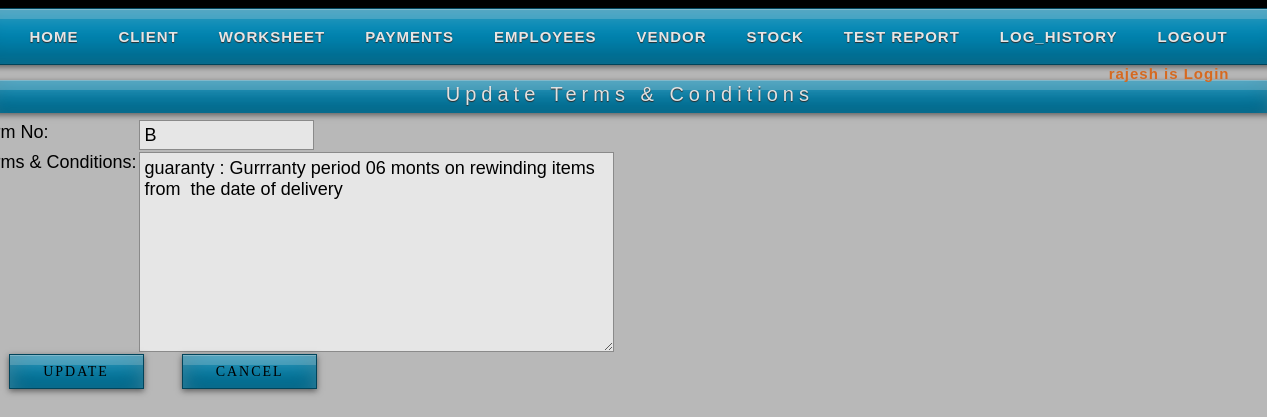
The app's page /updateterm.php?e_id2=2 (signed in), older data.
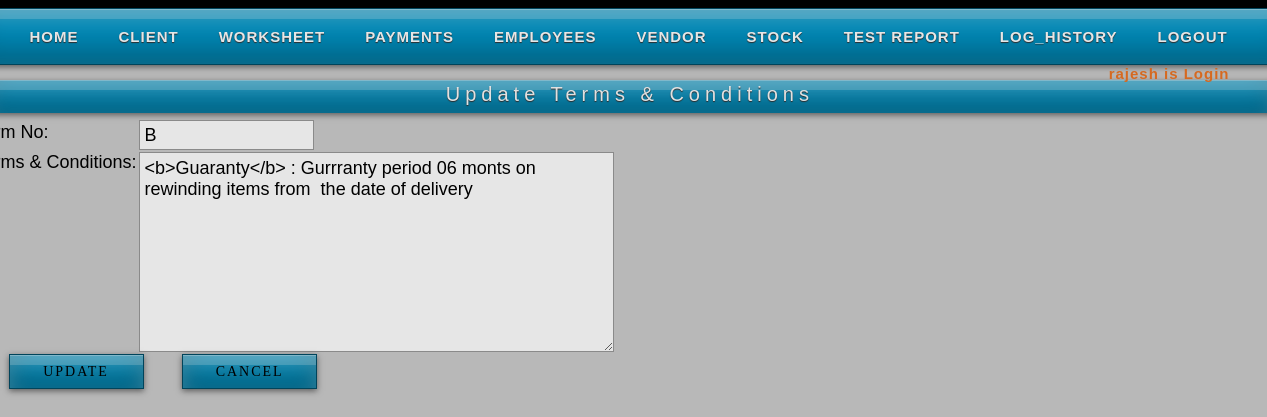
The same page, newer data.
### tables this page shows
CREATE TABLE IF NOT EXISTS `terms` (
  `t_id` int(11) NOT NULL AUTO_INCREMENT,
  `t_id1` varchar(10) NOT NULL,
  `t_term` varchar(200) NOT NULL,
  PRIMARY KEY (`t_id`)
);

### updateterm.php (the view, shortened to what this page needs)
<?php
	$up_e=$_REQUEST['e_id2'];
	$up_qry="select * from terms where t_id=".$up_e;
	$up_res=mysql_query($up_qry);
	$row_up=mysql_fetch_array($up_res);
?>
<html>
<head>
<link rel="stylesheet" href="styles2.css" type="text/css" />
<link rel="stylesheet" href="styles.css" type="text/css" />
</head>
<body>
<div id="container">
<div id="sub-header">
    <?php
	include("header.php");
	?><br />
		<div class="quotation"><center>Update Terms & Conditions</center></div>
        <div>
        <form action="" method="post">
        <table class="addemp_term">
        <tr>
        <td class="l_form">Term No:</td>
        <td><input type="text" class="q_in" name="t_no" value="<?php echo $row_up[1]; ?>"></td>
        </tr>
        <tr>
        <td valign="top" class="l_form">Terms & Conditions:</td>
        <td><textarea class="q_term" name="term"><?php echo $row_up[2]; ?></textarea></td>
        </tr>
        </div>
        <div class="addemp_t">
         <input name="e_up" class="formbutton" value=" Update " type="submit" />
         <input name="e_can" class="formbutton" value="Cancel" type="submit" />
        </div>
    </div>
    </div>
</body>
</html>

Row changes from the older to the newer data that the page shows:
changed terms: term "guaranty : Gurrranty period 06 monts on rewinding items from the date of delivery" → "<b>Guaranty</b> : Gurrranty period 06 monts on rewinding items from the date of delivery"
